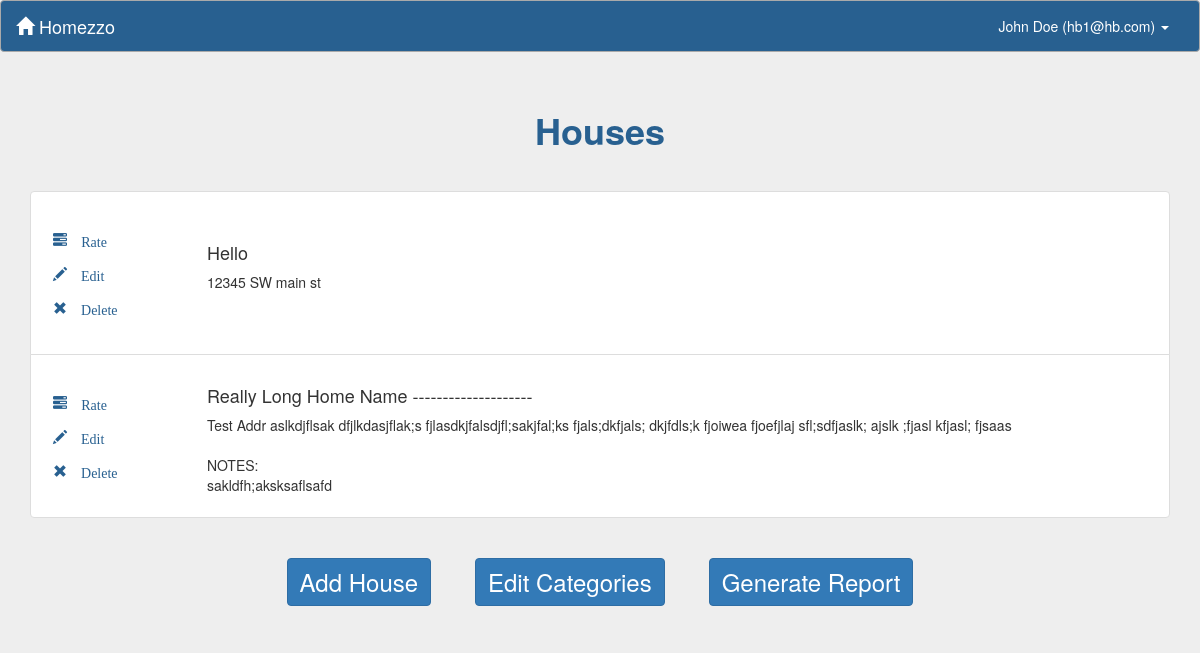
The page /dashboard/ (signed in) on the database its author committed.
### RealEstate/apps/core/models.py (models this page shows, shortened)
class User(AbstractBaseUser, PermissionsMixin):
    _EMAIL_CONFIRMATION_MESSAGE = u"""
        Hello {name},

        Thank you for registering for {app_name}!
        Please login and then click the link below to complete registration:
            {email_confirmation_link}

    """
    email = models.EmailField(
        unique=True,
        verbose_name="Email Address",
        error_messages={
            'unique': ("A user with this email already "
                       "exists.")
        })
    first_name = models.CharField(max_length=30, verbose_name="First Name")
    last_name = models.CharField(max_length=30, verbose_name="Last Name")
    phone = models.CharField(max_length=20, blank=True,
                             validators=[
                                 RegexValidator(
                                     regex="^[0-9-()+]{10,20}$",
                                     message=("Please enter a valid phone "
                                              "number."),
                                     code='phone_format'
                                 )
                             ],
                             verbose_name="Phone Number")
    is_staff = models.BooleanField(
        default=False,
        help_text=("Designates whether the user can log into this admin "
                   "site."),
        verbose_name="Staff Status")
    is_active = models.BooleanField(
        default=True,
        help_text=("Designates whether this user should be treated as "
                   "active. Unselect this instead of deleting accounts."),
        verbose_name="Active")
    email_confirmed = models.BooleanField(
        default=False,
        help_text=("Designates if this user has confirmed their email "
                   "address or not."),
        verbose_name="Email Confirmed")
    email_confirmation_token = models.CharField(
        max_length=64,
        default=_generate_email_confirmation_token,
        editable=False,
        unique=True,
        verbose_name="Email Confirmation Token")
    objects = UserManager()
    USERNAME_FIELD = 'email'
    REQUIRED_FIELDS = ['first_name', 'last_name']
    _ALL_TYPES_ALLOWED = set(['Homebuyer', 'Realtor'])
    _HOMEBUYER_ONLY = set(['Homebuyer'])
    _REALTOR_ONLY = set(['Realtor'])
    class Meta:
        verbose_name = "User"
        verbose_name_plural = "Users"
    def get_full_name(self):
        return u"{first} {last}".format(first=self.first_name,
                                        last=self.last_name).strip()
    @property
    def role_object(self):
        has_homebuyer = hasattr(self, 'homebuyer')
        has_realtor = hasattr(self, 'realtor')
        if has_homebuyer:
            if has_realtor:
                raise IntegrityError("User {user} is registered as both a "
                                     "Homebuyer and a Realtor, which is not "
                                     "valid.".format(user=unicode(self)))
            return self.homebuyer
        elif has_realtor:
            return self.realtor
        return None

class BaseModel(models.Model):
    class Meta:
        abstract = True

class ValidateCategoryCoupleMixin(object):
    """
    This is mixed in through multiple inheritance because the logic is common
    to indirectly related objects.
    """

class House(BaseModel, ValidateCategoryCoupleMixin):
    _NICKNAME_MIN_LENGTH = 1
    nickname = models.CharField(max_length=128, verbose_name="Nickname")
    address = models.TextField(blank=True, verbose_name="Address")
    couple = models.ForeignKey('core.Couple', verbose_name="Couple")
    categories = models.ManyToManyField('core.Category', through='core.Grade',
                                        verbose_name="Categories")
    def __unicode__(self):
        return self.nickname
    def address_lines(self):
        return map(lambda line: line.strip(), self.address.split('\n'))
    def evaluation_url(self):
        return reverse('eval', kwargs={'house_id': self.id})
    class Meta:
        ordering = ['nickname']
        unique_together = (('nickname', 'couple'),)
        verbose_name = "House"
        verbose_name_plural = "Houses"

### RealEstate/apps/core/views.py (the view, shortened to what this page needs)
# urls.py: url(r'^dashboard/$', CoreViews.DashboardView.as_view(), name='dashboard'),
class DashboardView(BaseView):
    homebuyer_template_name = 'core/homebuyer_dashboard.html'
    realtor_template_name = 'core/realtor_dashboard.html'
    def _homebuyer_get(self, request, homebuyer, *args, **kwargs):
        couple = homebuyer.couple
        houses = couple.house_set.all()
        context = {
            'couple': couple,
            'homebuyer': homebuyer,
            'houses': houses,
            'form': AddHomeForm(),
            'editForm': EditHomeForm()
        }
        return render(request, self.homebuyer_template_name, context)
    def get(self, request, *args, **kwargs):
        role = request.user.role_object
        handlers = {
            'Homebuyer': self._homebuyer_get,
            'Realtor': self._realtor_get,
        }
        return handlers[role.role_type](request, role, *args, **kwargs)

### RealEstate/apps/core/context_processors.py (called while the page is built)
def app_name(request):
    return {'app_name': settings.APP_NAME}

def async_login_form(request):
    context = {}
    if not request.user.is_authenticated():
        context['login_form'] = AuthenticationForm()
    return context

### RealEstate/apps/core/models.py (called while the page is built)
    def report_url(self):
        if not self.id:
            return None
        return reverse('report', kwargs={'couple_id': self.id})

    @property
    def partner(self):
        related_homebuyers = self.couple.homebuyer_set.exclude(id=self.id)
        if related_homebuyers.count() > 1:
            raise IntegrityError("Couple has too many related Homebuyers and "
                                 "should be resolved immediately. "
                                 "(Couple ID: {id})".format(id=self.couple_id))
        return related_homebuyers.first()

    @property
    def role_type(self):
        return 'Homebuyer'

### RealEstate/apps/core/views.py (called while the page is built)
    def _permission_check(self, request, role, *args, **kwargs):
        return True

    @method_decorator(login_required)
    def dispatch(self, request, *args, **kwargs):
        role = request.user.role_object
        if role and role.role_type in self._USER_TYPES_ALLOWED:
            if self._permission_check(request, role, *args, **kwargs):
                return super(BaseView, self).dispatch(request, *args, **kwargs)
        raise PermissionDenied

### RealEstate/apps/core/templates/core/homebuyer_dashboard.html (shortened to what this page needs)
{% extends "core/base.html" %}
{% load bootstrap3 %}
{% load staticfiles %}
{% block body %}
  {% if not houses.exists %}
    <div class="soft-error">
      <p>You have not yet added any houses.</p>
      <p>Click the 'Add House' button below to add a house.</p>
    </div>
    <br>
  {% else %}
    <h1 class="header"><strong>Houses</strong></h1>
    <ul class="list-group">
      {% for house in houses %}
        <li class="list-group-item" id="li_{{house.id}}">
          <div class="row home_row " id="row_{{house.id}}">
              <div class="col-sm-1 vcenter " style="min-width:150px">
                  <div style="padding: 20px 0; min-width: 150px ">
                  <a title="Rate this house" class='text-nowrap glyphicon glyphicon-tasks icon-leftpad edit' href="{{house.evaluation_url}}" style="text-decoration: none;"> Rate</a>
                <span data-toggle="modal" title="Edit this house" data-target="#edit-modal" id='edit_{{house.id}}' class='text-nowrap glyphicon glyphicon-pencil icon-leftpad edit'> Edit</span>
                <span data-toggle="modal" title="Delete this house" data-target="#confirmDelete" id='delete_{{house.id}}' class=' text-nowrap glyphicon glyphicon-remove icon-leftpad delete'> Delete</span>
                </div>
              </div>
              <div class="col-xs-9 vcenter"  style="margin-left:10px" >
                <h4>
                  {{house}}
                </h4>
                <div class="wrap">
                {% for line in house.address_lines %}
                  <span>{{ line }}</span><br>
                {% endfor %}
                </div>
              </div>
            </div>
        </li>
      {% endfor %}
    </ul>
  {% endif %}
  <div class="addButton dashboard-buttons">
    <center>
      <button type="button" class="btn btn-primary" data-toggle="modal" data-target="#AddHouseModal">
        Add House
      </button>
      <a href={% url 'categories' %} role="button" class="btn btn-primary">Edit Categories</a>
      <a href={{ couple.report_url }} role="button" class="btn btn-primary">Generate Report</a>
    </center>
  </div>
{% endblock %}

### RealEstate/apps/core/templates/core/base.html (shortened to what this page needs)
{% load bootstrap3 %}
{% load staticfiles %}
<!DOCTYPE html>
<html>
  <head>
    {% bootstrap_css %}
    <link rel="stylesheet" type="text/css" href="{% static 'style.css' %}" />
    <link rel="stylesheet" type="text/css" href="{% static 'login.css' %}"  />
  </head>
  <body>
    {% with authenticated=user.is_authenticated %}
      {% block main %}
        <div id="main-content">
          <nav class="bs-blue-background navbar navbar-default">
            <div class="container-fluid">
              <div class="navbar-header">
                <a class="navbar-brand" href="{% url 'signup' %}">
                  <span class="glyphicon glyphicon-home" aria-hidden="true"></span>
                  {{ app_name }}
                </a>
              </div>
              <div class="collapse navbar-collapse" id="bs-example-navbar-collapse-1">
                <ul class="nav navbar-nav navbar-right">
                  {% if authenticated %}
                    <li class="dropdown">
                      <a href="#" class="dropdown-toggle" data-toggle="dropdown"
                         role="button" aria-haspopup="true" aria-expanded="false">
                         {{ user.get_full_name|default:"User"}} ({{user.email}})
                         <span class="caret"></span>
                      </a>
                    </li>
                  {% else %}
                    <li><a class="login-color" href="#" data-toggle="modal" data-target="#modal-login"> Log In</a></li>
                  {% endif %}
                </ul>
              </div>
            </div>
          </nav>
          <div class="container" style="margin-bottom:30px;">
            {% block messages %}
              <div class="row">
                <div class="col-sm-2"></div>
                 <div id="messages" class="col-sm-8" style="margin: 8px;text-align:center;">
                 </div>
                 <div class="col-sm-2"></div>
              </div>
            {% endblock %}
            {% block body %}
            {% endblock body %}
          </div>
        </div>
      {% endblock main %}
    {% endwith %}
  </body>
</html>

### RealEstate/apps/core/static/style.css (style rules this page uses)
html, body, #main-content { height: 100%; }
#main-content { overflow-y: auto; overflow-x: hidden; }
#main-content, .modal-content { background-color: #EEE; }
.bs-blue-background { background-color: rgb(40, 96, 144); border-color:#aaa; }
.bs-blue, #main-content .header, .modal-content label, .modal-header, .password-change label { color: rgb(40, 96, 144); }
nav.navbar * { color: white !important; }
.nav a { background-color:transparent !important; }
#main-content .header, .modal-header { text-align:center; }
ul.list-group { padding-top:30px; }
.icon-leftpad { padding: 10px 20px 10px 10px; color: rgb(40, 96, 144); cursor: pointer; }
.vcenter { display: inline-block; vertical-align: middle; float: none; margin-left:-3px; }
button.btn, a.btn { margin:20px; }
.modal-content button, #main-content button, #main-content .dashboard-buttons a { font-size: x-large; }

### rows shown on the page
User: get_full_name "John Doe", email "hb1@hb.com"
House: nickname "Hello", address_lines "12345 SW main st"
House: nickname "Really Long Home Name --------------------", address_lines "Test Addr aslkdjflsak dfjlkdasjflak;s fjlasdkjfalsdjfl;sakjfal;ks fjals;dkfjals; dkjfdls;k fjoiwea fjoefjlaj sfl;sdfjaslk; ajslk ;fjasl kfjasl; fjsaas" "NOTES:" "sakldfh;aksksaflsafd"

### other values the page prints
{{ app_name }} "Homezzo"
